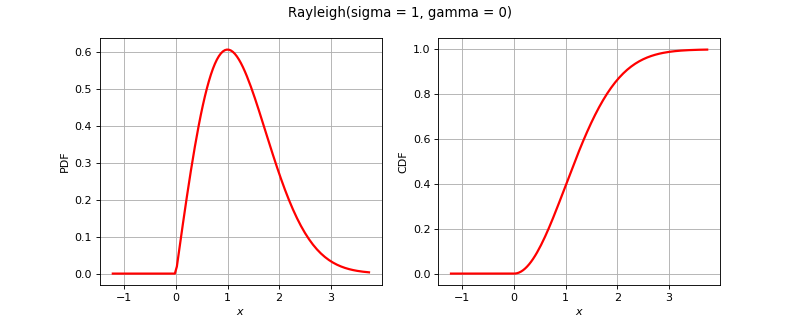

This chart was generated by the following Python code:
import openturns as ot
from matplotlib import pyplot as plt
from openturns.viewer import View
if ot.Rayleigh().__class__.__name__ == 'Bernoulli':
    distribution = ot.Bernoulli(0.7)
elif ot.Rayleigh().__class__.__name__ == 'Binomial':
    distribution = ot.Binomial(5, 0.2)
elif ot.Rayleigh().__class__.__name__ == 'ComposedDistribution':
    copula = ot.IndependentCopula(2)
    marginals = [ot.Uniform(1.0, 2.0), ot.Normal(2.0, 3.0)]
    distribution = ot.ComposedDistribution(marginals, copula)
elif ot.Rayleigh().__class__.__name__ == 'CumulativeDistributionNetwork':
    coll = [ot.Normal(2),ot.Dirichlet([0.5, 1.0, 1.5])]
    distribution = ot.CumulativeDistributionNetwork(coll, ot.BipartiteGraph([[0,1], [0,1]]))
elif ot.Rayleigh().__class__.__name__ == 'Histogram':
    distribution = ot.Histogram([-1.0, 0.5, 1.0, 2.0], [0.45, 0.4, 0.15])
elif ot.Rayleigh().__class__.__name__ == 'KernelMixture':
    kernel = ot.Uniform()
    sample = ot.Normal().getSample(5)
    bandwith = [1.0]
    distribution = ot.KernelMixture(kernel, bandwith, sample)
elif ot.Rayleigh().__class__.__name__ == 'MaximumDistribution':
    coll = [ot.Uniform(2.5, 3.5), ot.LogUniform(1.0, 1.2), ot.Triangular(2.0, 3.0, 4.0)]
    distribution = ot.MaximumDistribution(coll)
elif ot.Rayleigh().__class__.__name__ == 'Multinomial':
    distribution = ot.Multinomial(5, [0.2])
elif ot.Rayleigh().__class__.__name__ == 'RandomMixture':
    coll = [ot.Triangular(0.0, 1.0, 5.0), ot.Uniform(-2.0, 2.0)]
    weights = [0.8, 0.2]
    cst = 3.0
    distribution = ot.RandomMixture(coll, weights, cst)
elif ot.Rayleigh().__class__.__name__ == 'TruncatedDistribution':
    distribution = ot.TruncatedDistribution(ot.Normal(2.0, 1.5), 1.0, 4.0)
elif ot.Rayleigh().__class__.__name__ == 'UserDefined':
    distribution = ot.UserDefined([[0.0], [1.0], [2.0]], [0.2, 0.7, 0.1])
elif ot.Rayleigh().__class__.__name__ == 'ZipfMandelbrot':
    distribution = ot.ZipfMandelbrot(10, 2.5, 0.3)
else:
    distribution = ot.Rayleigh()
dimension = distribution.getDimension()
title = str(distribution)[:100].split('\n')[0]
if dimension == 1:
    distribution.setDescription(['$x$'])
    pdf_graph = distribution.drawPDF()
    cdf_graph = distribution.drawCDF()
    fig = plt.figure(figsize=(10, 4))
    pdf_axis = fig.add_subplot(121)
    cdf_axis = fig.add_subplot(122)
    View(pdf_graph, figure=fig, axes=[pdf_axis], add_legend=False)
    View(cdf_graph, figure=fig, axes=[cdf_axis], add_legend=False)
    fig.suptitle(title)
elif dimension == 2:
    distribution.setDescription(['$x_1$', '$x_2$'])
    pdf_graph = distribution.drawPDF()
    pdf_graph.setTitle(title)
    fig = plt.figure(figsize=(10, 5))
    pdf_axis = fig.add_subplot(111)
    View(pdf_graph, figure=fig, axes=[pdf_axis], add_legend=False, square_axes=True)
